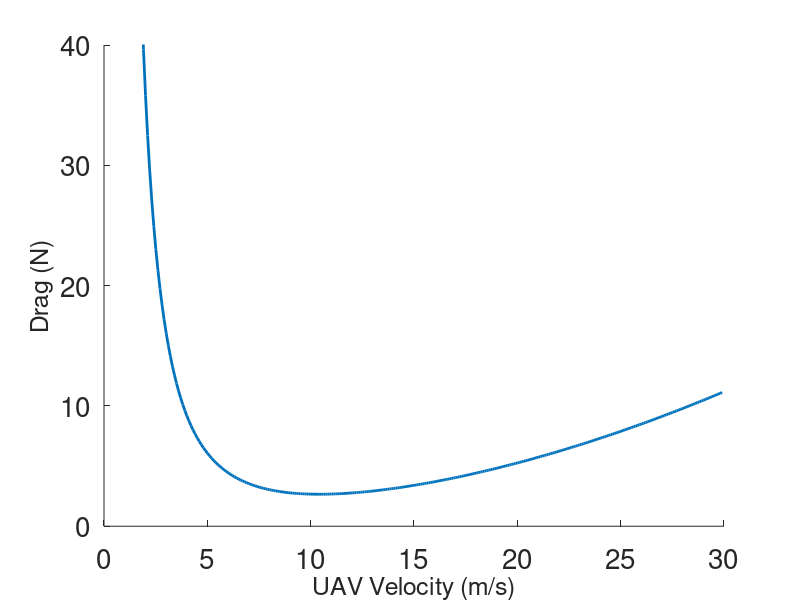
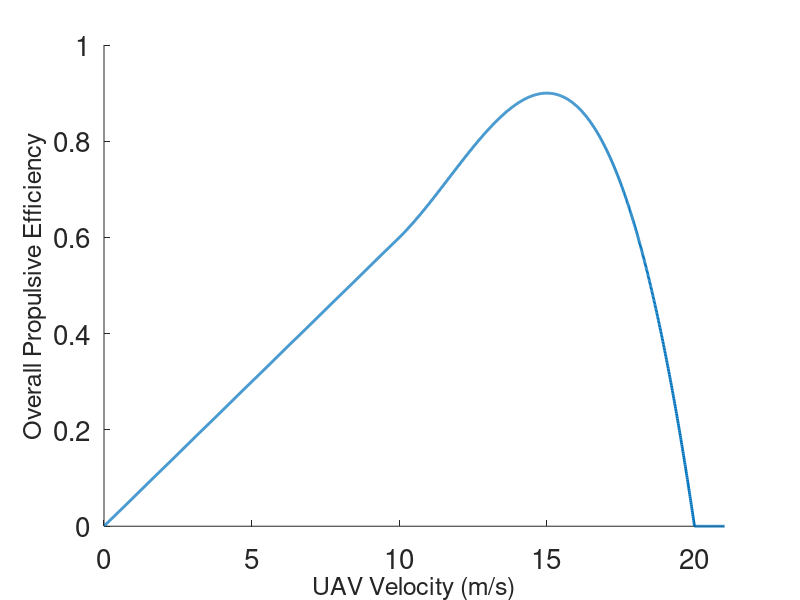

Write the MATLAB code that produced these figures, in order. (Note: this script raises an error after producing the figures.)
%http://cafefoundation.org/v2/pdf_tech/MPG.engines/AIAA.1980.1847.B.H.Carson.pdf
clear; clc; close all;

%Check to see how cruise efficiency is affected by velocity

%parameter values
rho = 1.225; %air density
f = .2;   %equivalent parasite area
W = 10; %weight of aircraft
b = .20;   %span
e = 0.9; %Oswald's efficiency factor

%velocity
v = 0.01 : 0.1 : 30;

%Defined in paper (2nd column, page 2)
A = rho*f/(2*W);
B = 2*W/(rho*b^2*pi*e);

%vehicle specific power (2nd column, page 4)
%epsilon = 1;
% https://en.wikipedia.org/wiki/Vehicle-specific_power
% http://cires1.colorado.edu/jimenez/Papers/Jimenez_VSP_9thCRC_99_final.pdf

%defined in paper (1st column, page 5)
% for i = 1 : length(v)
%

%cruise efficiency
%     k(i) = epsilon(i)/v(i);
%
% end
% for i = 1 : length(v)
%
%     C(i) = 0.57*k(i)*(A^3*B)^(-1/4);
%
% end

%calculate l_d

for i = 1 : length(v)
    
    d_l(i) = A*v(i)^2 + B/v(i)^2;
    
    l_d(i) = d_l(i)^(-1);
    
end

figure(1);
hold on;

    set(gca,'FontSize',20)
    set(gca,'FontSize',20)

plot(v,d_l,'LineWidth',2);
xlabel('UAV Velocity (m/s)','fontsize',18);
ylabel('Drag (N)','fontsize',18);
%title('Drag vs. UAV Speed');
ylim([0 40]);
hold off;
%plot propulsive efficiency
V = 0.01 : 0.01 : 30;

a = -0.0024;
b = 0.084;
c = -0.9;
d = 3.6;

eta = zeros(length(V),1);

for i = 1 : length(V)
    
    if V(i) < 10
        
        eta(i) = V(i)*0.06;
        
    elseif V(i) < 20
        
        eta(i) = a*V(i)^3 + b*V(i)^2 + c*V(i) + d;
        
    else
        
        eta(i) = 0.00001;
        
    end
end

figure(2);
hold on;

    set(gca,'FontSize',20)
    set(gca,'FontSize',20)

plot(V,eta,'LineWidth',2);
%title('Efficiency vs. UAV Speed');
xlim([0 21]);
ylim([0 1]);
xlabel('UAV Velocity (m/s)','fontsize',18);
ylabel('Overall Propulsive Efficiency','fontsize',18);
hold off;

%-----------------------------------------%

for i = 1 : length(V)
    
    opt(i) = d_l(i)/eta(i);
    
end


figure(3);
hold on;

    set(gca,'FontSize',20)
    set(gca,'FontSize',20)

plot(V,opt);
ylim([0 20]);
xlim([5 20]);
hold off;